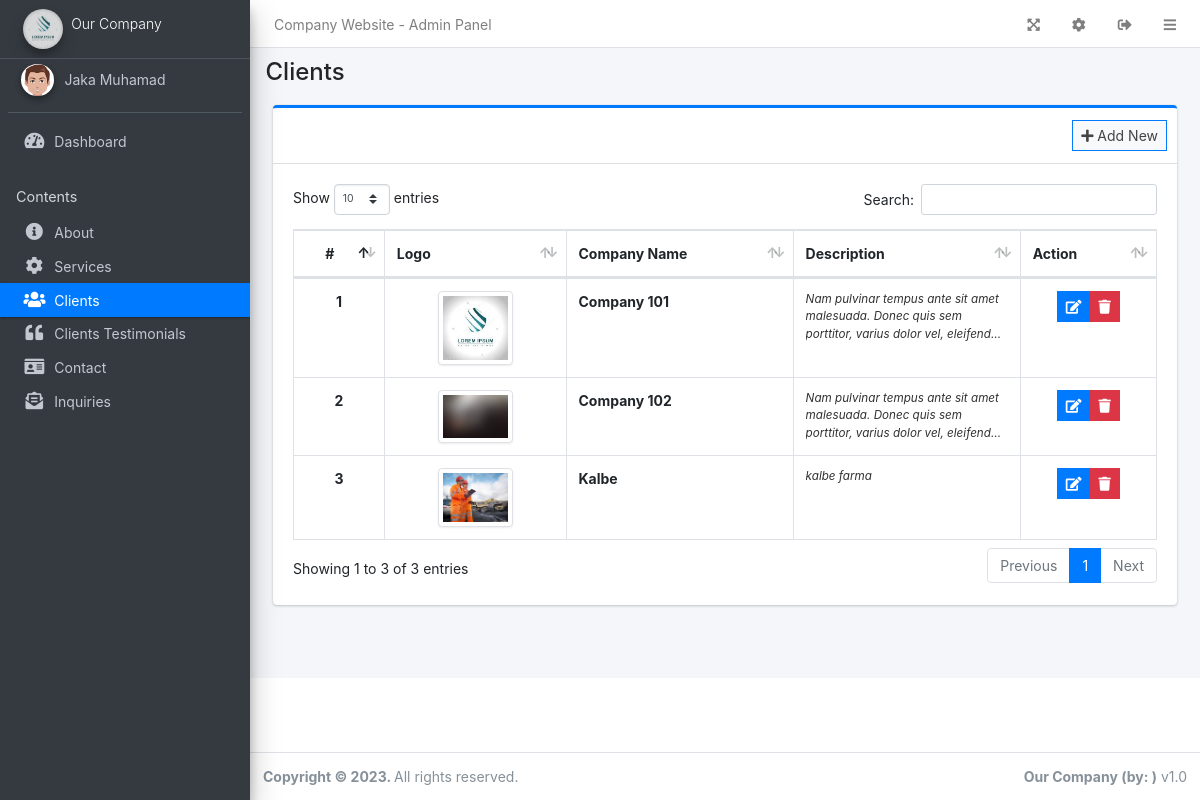
/admin/?page=clients (signed in), run on the app's committed database.
### tables this page shows
CREATE TABLE `clients` (
  `id` int(30) NOT NULL,
  `company_name` varchar(250) NOT NULL,
  `description` text NOT NULL,
  `file_path` text NOT NULL,
  `date_created` datetime NOT NULL DEFAULT current_timestamp(),
  `date_updated` datetime DEFAULT NULL ON UPDATE current_timestamp()
);

### config.php (called while the page is built, shortened)
<?php
require_once('classes/DBConnection.php');
require_once('classes/SystemSettings.php');
function validate_image($file){
	if(!empty($file)){
		if(is_file(base_app.$file)){
			return base_url.$file;
		}else{
			return base_url.'dist/img/no-image-available.png';
		}
	}else{
		return base_url.'dist/img/no-image-available.png';
	}
}
function isMobileDevice(){
    $aMobileUA = array(
        '/iphone/i' => 'iPhone',
        '/ipod/i' => 'iPod',
        '/ipad/i' => 'iPad',
        '/android/i' => 'Android',
        '/blackberry/i' => 'BlackBerry',
        '/webos/i' => 'Mobile'
    );
    return false;
}
?>

### classes/DBConnection.php (called while the page is built, shortened)
<?php
class DBConnection{
    private $host = DB_SERVER;
    private $username = DB_USERNAME;
    private $password = DB_PASSWORD;
    private $database = DB_NAME;
    public $conn;
    public function __construct(){
        if (!isset($this->conn)) {
            $this->conn = new mysqli($this->host, $this->username, $this->password, $this->database);
        }
    }
}
?>

### classes/SystemSettings.php (called while the page is built, shortened)
<?php
class SystemSettings extends DBConnection{
	function userdata($field = ''){
		if(!empty($field)){
			if(isset($_SESSION['userdata'][$field]))
				return $_SESSION['userdata'][$field];
			else
				return null;
		}else{
			return false;
		}
	}
	function info($field=''){
		if(!empty($field)){
			if(isset($_SESSION['system_info'][$field]))
				return $_SESSION['system_info'][$field];
			else
				return false;
		}else{
			return false;
		}
	}
}
$_settings = new SystemSettings();
?>

### admin/clients/index.php (the view, shortened to what this page needs)
<div class="col-lg-12">
	<div class="card card-outline card-primary">
		<div class="card-header">
			<div class="card-tools">
				<a class="btn btn-block btn-sm btn-default btn-flat border-primary new_client" href="javascript:void(0)"><i class="fa fa-plus"></i> Add New</a>
			</div>
		</div>
		<div class="card-body">
			<table class="table tabe-hover table-bordered table-compact" id="list">
				<colgroup>
					<col width="10%">
					<col width="20%">
					<col width="25%">
					<col width="25%">
					<col width="15%">
				</colgroup>
				<thead>
					<tr>
						<th class="text-center">#</th>
						<th>Logo</th>
						<th>Company Name</th>
						<th>Description</th>
						<th>Action</th>
					</tr>
				</thead>
				<tbody>
					<?php
					$i = 1;
					$qry = $conn->query("SELECT * FROM `clients` order by company_name asc ");
					while($row= $qry->fetch_assoc()):
						$row['description'] = strip_tags(stripcslashes(html_entity_decode($row['description'])));
					?>
					<tr>
						<th class="text-center"><?php echo $i++ ?></th>
						<td>
							<center><img src="<?php echo validate_image($row['file_path']) ?>" class="banner-img img-thumbnail" alt=""></center>
						</td>
						<td><b class=""><?php echo ucwords($row['company_name']) ?></b></td>
						<td><small class="truncate"><?php echo $row['description'] ?></small></td>
						<td class="text-center">
		                    <div class="btn-group">
		                        <a href="javascript:void(0)" data-id='<?php echo $row['id'] ?>' class="btn btn-primary btn-flat btn-sm manage_client">
		                          <i class="fas fa-edit"></i>
		                        </a>
		                        <button type="button" class="btn btn-danger btn-sm btn-flat delete_client" data-id="<?php echo $row['id'] ?>">
		                          <i class="fas fa-trash"></i>
		                        </button>
	                      </div>
						</td>
					</tr>
				<?php endwhile; ?>
				</tbody>
			</table>
		</div>
	</div>
</div>

### admin/index.php (shortened to what this page needs)
<?php require_once('../config.php'); ?>
 <!DOCTYPE html>
<html lang="en" class="" style="height: auto;">
<?php require_once('inc/header.php') ?>
  <body class="layout-fixed layout-footer-fixed text-sm sidebar-mini control-sidebar-slide-open layout-navbar-fixed " data-new-gr-c-s-check-loaded="14.991.0" data-gr-ext-installed="" style="height: auto;">
    <div class="wrapper">
     <?php require_once('inc/topBarNav.php') ?>
     <?php require_once('inc/navigation.php') ?>
     <?php $page = isset($_GET['page']) ? $_GET['page'] : 'home';  ?>
      <div class="content-wrapper" style="min-height: 567.854px;">
        <div class="content-header">
          <div class="container-fluid">
            <div class="row mb-2">
              <div class="col-sm-6">
                <h1 class="m-0"><?php echo ucwords(str_replace("_", " ",$page)) ?></h1>
              </div>
            </div>
          </div>
        </div>
        <section class="content">
          <div class="container-fluid">
            <?php
              if(!file_exists($page.".php") && !is_dir($page)){
                  include '404.html';
              }else{
                if(is_dir($page))
                  include $page.'/index.php';
                else
                  include $page.'.php';
              }
            ?>
          </div>
        </section>
      </div>
      <?php require_once('inc/footer.php') ?>
  </body>
</html>

### admin/inc/header.php (shortened to what this page needs)
<head>
    <link rel="stylesheet" href="<?php echo base_url ?>plugins/fontawesome-free/css/all.min.css">
    <link rel="stylesheet" href="<?php echo base_url ?>plugins/tempusdominus-bootstrap-4/css/tempusdominus-bootstrap-4.min.css">
  <link rel="stylesheet" href="<?php echo base_url ?>plugins/datatables-bs4/css/dataTables.bootstrap4.min.css">
  <link rel="stylesheet" href="<?php echo base_url ?>plugins/datatables-responsive/css/responsive.bootstrap4.min.css">
  <link rel="stylesheet" href="<?php echo base_url ?>plugins/datatables-buttons/css/buttons.bootstrap4.min.css">
  <link rel="stylesheet" href="<?php echo base_url ?>plugins/select2/css/select2.min.css">
  <link rel="stylesheet" href="<?php echo base_url ?>plugins/select2-bootstrap4-theme/select2-bootstrap4.min.css">
    <link rel="stylesheet" href="<?php echo base_url ?>plugins/icheck-bootstrap/icheck-bootstrap.min.css">
    <link rel="stylesheet" href="<?php echo base_url ?>plugins/jqvmap/jqvmap.min.css">
    <link rel="stylesheet" href="<?php echo base_url ?>dist/css/adminlte.css">
    <link rel="stylesheet" href="<?php echo base_url ?>dist/css/custom.css">
    <link rel="stylesheet" href="<?php echo base_url ?>plugins/overlayScrollbars/css/OverlayScrollbars.min.css">
    <link rel="stylesheet" href="<?php echo base_url ?>plugins/daterangepicker/daterangepicker.css">
    <link rel="stylesheet" href="<?php echo base_url ?>plugins/summernote/summernote-bs4.min.css">
  <link rel="stylesheet" href="<?php echo base_url ?>plugins/sweetalert2-theme-bootstrap-4/bootstrap-4.min.css">
  </head>

### admin/inc/topBarNav.php
<nav class="main-header navbar navbar-expand navbar-white navbar-light text-sm">
  <ul class="navbar-nav">
    <li class="nav-item d-none d-sm-inline-block">
      <a target="_blank" href="<?php echo base_url ?>" class="nav-link"><?php echo (!isMobileDevice()) ? $_settings->info('name'):$_settings->info('short_name'); ?> - Admin Panel</a>
    </li>
  </ul>
  <ul class="navbar-nav ml-auto">
    <li class="nav-item">
      <a class="nav-link" data-widget="fullscreen" href="#" role="button">
      <i class="fas fa-expand-arrows-alt"></i>
      </a>
    </li>
    <li class="nav-item">
      <a class="nav-link"href="<?php echo base_url.'admin/?page=system_info' ?>" role="button">
      <i class="fas fa-cog"></i>
      </a>
    </li>
    <li class="nav-item">
      <a class="nav-link"  href="javascript:void(0)" onclick="location.replace('<?php echo base_url.'/classes/Login.php?f=logout' ?>')" role="button">
      <i class="fas fa-sign-out-alt"></i>
      </a>
    </li>
    <li class="nav-item">
      <a class="nav-link" data-widget="pushmenu" href="#" role="button"><i class="fas fa-bars"></i></a>
    </li>
  </ul>
</nav>

### admin/inc/navigation.php (shortened to what this page needs)
<aside class="main-sidebar sidebar-dark-primary elevation-4">
  <a href="<?php echo base_url ?>admin" class="brand-link text-sm">
  <img src="<?php echo validate_image($_settings->info('logo'))?>" alt="Store Logo" class="brand-image img-circle elevation-3" style="opacity: .8;width: 2.5rem;height: 2.5rem;max-height: unset">
  <span class="brand-text font-weight-light"><?php echo $_settings->info('short_name') ?></span>
  </a>
  <div class="sidebar os-host os-theme-light os-host-overflow os-host-overflow-y os-host-resize-disabled os-host-transition os-host-scrollbar-horizontal-hidden">
    <div class="os-content-glue" style="margin: 0px -8px; width: 249px; height: 646px;"></div>
    <div class="os-padding">
      <div class="os-viewport os-viewport-native-scrollbars-invisible" style="overflow-y: scroll;">
        <div class="os-content" style="padding: 0px 8px; height: 100%; width: 100%;">
          <div class="user-panel mt-3 pb-3 mb-3 d-flex">
            <div class="image">
              <img src="<?php echo validate_image($_settings->userdata('avatar')) ?>" class="img-circle elevation-2" alt="User Image" style="height: 2rem;object-fit: cover">
            </div>
            <div class="info">
              <a href="<?php echo base_url ?>admin/?page=user" class="d-block"><?php echo ucwords($_settings->userdata('firstname').' '.$_settings->userdata('lastname')) ?></a>
            </div>
          </div>
          <nav class="mt-2">
             <ul class="nav nav-pills nav-sidebar flex-column nav-flat" data-widget="treeview" role="menu" data-accordion="false">
              <li class="nav-item dropdown">
                <a href="./" class="nav-link nav-home">
                  <i class="nav-icon fas fa-tachometer-alt"></i>
                  <p>
                    Dashboard
                  </p>
                </a>
              </li>
              <li class="nav-header">Contents</li>
              <li class="nav-item dropdown">
                <a href="<?php echo base_url ?>admin/?page=about" class="nav-link nav-about">
                  <i class="nav-icon fas fa-info-circle"></i>
                  <p>
                    About
                  </p>
                </a>
              </li>
              <li class="nav-item dropdown">
                <a href="<?php echo base_url ?>admin/?page=services" class="nav-link nav-services">
                  <i class="nav-icon fas fa-cog"></i>
                  <p>
                    Services
                  </p>
                </a>
              </li>
              <li class="nav-item dropdown">
                <a href="<?php echo base_url ?>admin/?page=clients" class="nav-link nav-clients">
                  <i class="nav-icon fas fa-users"></i>
                  <p>
                    Clients
                  </p>
                </a>
              </li>
              <li class="nav-item dropdown">
                <a href="<?php echo base_url ?>admin/?page=testimonials" class="nav-link nav-testimonials">
                  <i class="nav-icon fas fa-quote-left"></i>
                  <p>
                    Clients Testimonials
                  </p>
                </a>
              </li>
              <li class="nav-item dropdown">
                <a href="<?php echo base_url ?>admin/?page=contact" class="nav-link nav-contact">
                  <i class="nav-icon fas fa-id-card"></i>
                  <p>
                    Contact
                  </p>
                </a>
              </li>
              <li class="nav-item dropdown">
                <a href="<?php echo base_url ?>admin/?page=inquiries" class="nav-link nav-inquiries">
                  <i class="nav-icon fas fa-envelope-open-text"></i>
                  <p>
                    Inquiries
                  </p>
                </a>
              </li>
            </ul>
          </nav>
        </div>
      </div>
    </div>
  </div>
</aside>

### admin/inc/footer.php (shortened to what this page needs)
<footer class="main-footer text-sm">
        <strong>Copyright © <?php echo date('Y') ?>.
        </strong>
        All rights reserved.
        <div class="float-right d-none d-sm-inline-block">
          <b><?php echo $_settings->info('short_name') ?> (by: <a href="" target="blank"></a> )</b> v1.0
        </div>
      </footer>
    </div>

### admin/clients/index.php (style rules this page uses)
.banner-img { width: 75px; object-fit:contain; }

### data on the page
clients: file_path (picture), company_name "Company 101", description "Nam pulvinar tempus ante sit amet malesuada. Donec quis sem porttitor, varius dolor vel,…"
clients: file_path (picture), company_name "Company 102", description "Nam pulvinar tempus ante sit amet malesuada. Donec quis sem porttitor, varius dolor vel,…"
clients: file_path (picture), company_name "Kalbe", description "kalbe farma"

### other printed values
$_settings->info('name') "Company Website"
$_settings->info('short_name') "Our Company"
$_settings->userdata('firstname').' '.$_settings->userdata('lastname') "Jaka Muhamad"
str_replace("_", " ",$page) "Clients"
